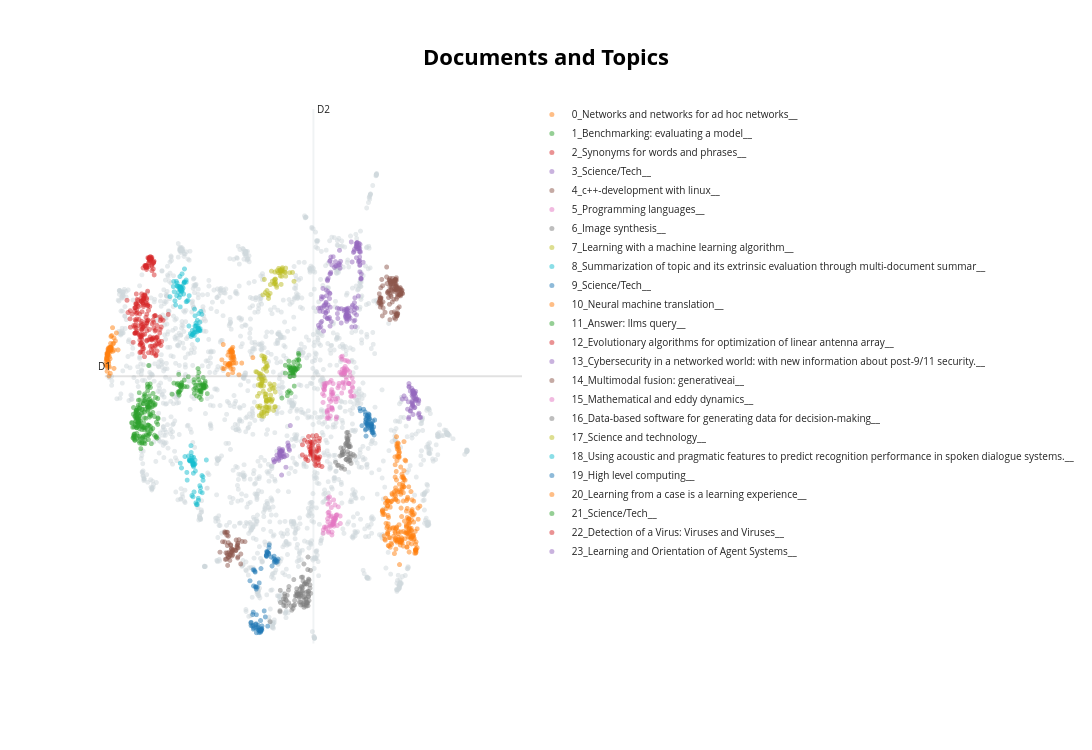

The code cell stored with this chart in its notebook:
### Code cell
fig = topic_model.visualize_documents(only_titles, reduced_embeddings=reduced_embeddings, width=1200, hide_annotations=True ) 
fig.update_layout(font=dict(size=10))
